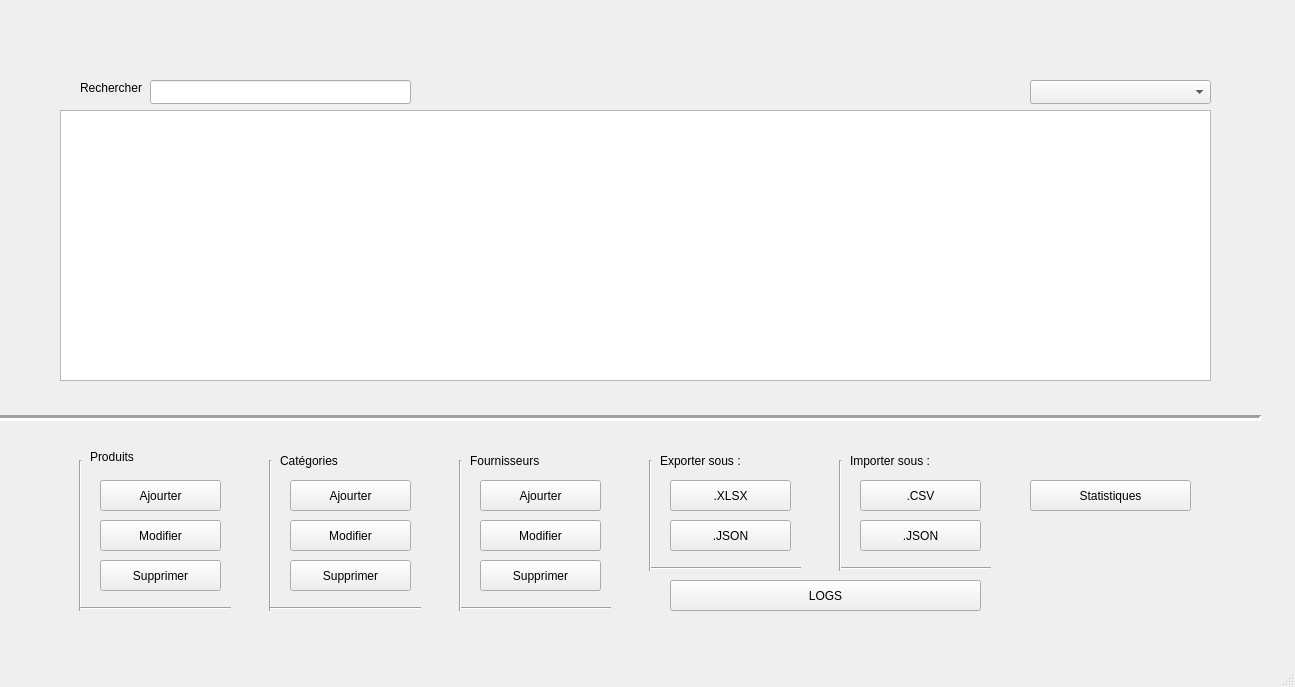
<?xml version="1.0" encoding="UTF-8"?>
<ui version="4.0">
 <class>MainWindow</class>
 <widget class="QMainWindow" name="MainWindow">
  <property name="geometry">
   <rect>
    <x>0</x>
    <y>0</y>
    <width>1295</width>
    <height>687</height>
   </rect>
  </property>
  <property name="windowTitle">
   <string>MainWindow</string>
  </property>
  <widget class="QWidget" name="centralwidget">
   <widget class="QComboBox" name="filter">
    <property name="geometry">
     <rect>
      <x>1030</x>
      <y>80</y>
      <width>181</width>
      <height>24</height>
     </rect>
    </property>
    <property name="currentText">
     <string/>
    </property>
    <property name="placeholderText">
     <string>Filtre</string>
    </property>
   </widget>
   <widget class="QPushButton" name="buttonAddCategory">
    <property name="geometry">
     <rect>
      <x>480</x>
      <y>480</y>
      <width>121</width>
      <height>31</height>
     </rect>
    </property>
    <property name="text">
     <string>Ajourter</string>
    </property>
   </widget>
   <widget class="Line" name="line_10">
    <property name="geometry">
     <rect>
      <x>260</x>
      <y>460</y>
      <width>20</width>
      <height>151</height>
     </rect>
    </property>
    <property name="orientation">
     <enum>Qt::Orientation::Vertical</enum>
    </property>
   </widget>
   <widget class="QPushButton" name="buttonAddCategory_2">
    <property name="geometry">
     <rect>
      <x>290</x>
      <y>480</y>
      <width>121</width>
      <height>31</height>
     </rect>
    </property>
    <property name="text">
     <string>Ajourter</string>
    </property>
   </widget>
   <widget class="QPushButton" name="buttonDeleteProduct">
    <property name="geometry">
     <rect>
      <x>100</x>
      <y>560</y>
      <width>121</width>
      <height>31</height>
     </rect>
    </property>
    <property name="text">
     <string>Supprimer</string>
    </property>
   </widget>
   <widget class="QPushButton" name="export_button">
    <property name="geometry">
     <rect>
      <x>670</x>
      <y>480</y>
      <width>121</width>
      <height>31</height>
     </rect>
    </property>
    <property name="text">
     <string>.XLSX</string>
    </property>
   </widget>
   <widget class="QLabel" name="label_28">
    <property name="geometry">
     <rect>
      <x>470</x>
      <y>450</y>
      <width>91</width>
      <height>21</height>
     </rect>
    </property>
    <property name="text">
     <string>Fournisseurs</string>
    </property>
   </widget>
   <widget class="QPushButton" name="import_button">
    <property name="geometry">
     <rect>
      <x>860</x>
      <y>520</y>
      <width>121</width>
      <height>31</height>
     </rect>
    </property>
    <property name="text">
     <string>.JSON</string>
    </property>
   </widget>
   <widget class="Line" name="line_15">
    <property name="geometry">
     <rect>
      <x>840</x>
      <y>560</y>
      <width>151</width>
      <height>16</height>
     </rect>
    </property>
    <property name="orientation">
     <enum>Qt::Orientation::Horizontal</enum>
    </property>
   </widget>
   <widget class="QPushButton" name="buttonDeleteCategory">
    <property name="geometry">
     <rect>
      <x>290</x>
      <y>560</y>
      <width>121</width>
      <height>31</height>
     </rect>
    </property>
    <property name="text">
     <string>Supprimer</string>
    </property>
   </widget>
   <widget class="QLabel" name="label_29">
    <property name="geometry">
     <rect>
      <x>850</x>
      <y>450</y>
      <width>91</width>
      <height>21</height>
     </rect>
    </property>
    <property name="text">
     <string>Importer sous :</string>
    </property>
   </widget>
   <widget class="QPushButton" name="export_button_2">
    <property name="geometry">
     <rect>
      <x>670</x>
      <y>520</y>
      <width>121</width>
      <height>31</height>
     </rect>
    </property>
    <property name="text">
     <string>.JSON</string>
    </property>
   </widget>
   <widget class="QPushButton" name="buttonModifCategory">
    <property name="geometry">
     <rect>
      <x>290</x>
      <y>520</y>
      <width>121</width>
      <height>31</height>
     </rect>
    </property>
    <property name="text">
     <string>Modifier</string>
    </property>
   </widget>
   <widget class="QPushButton" name="buttonModifCategory_2">
    <property name="geometry">
     <rect>
      <x>480</x>
      <y>520</y>
      <width>121</width>
      <height>31</height>
     </rect>
    </property>
    <property name="text">
     <string>Modifier</string>
    </property>
   </widget>
   <widget class="QLabel" name="label_21">
    <property name="geometry">
     <rect>
      <x>660</x>
      <y>450</y>
      <width>91</width>
      <height>21</height>
     </rect>
    </property>
    <property name="text">
     <string>Exporter sous :</string>
    </property>
   </widget>
   <widget class="Line" name="line_16">
    <property name="geometry">
     <rect>
      <x>830</x>
      <y>460</y>
      <width>20</width>
      <height>111</height>
     </rect>
    </property>
    <property name="orientation">
     <enum>Qt::Orientation::Vertical</enum>
    </property>
   </widget>
   <widget class="Line" name="line_17">
    <property name="geometry">
     <rect>
      <x>650</x>
      <y>560</y>
      <width>151</width>
      <height>16</height>
     </rect>
    </property>
    <property name="orientation">
     <enum>Qt::Orientation::Horizontal</enum>
    </property>
   </widget>
   <widget class="Line" name="line_18">
    <property name="geometry">
     <rect>
      <x>460</x>
      <y>600</y>
      <width>151</width>
      <height>16</height>
     </rect>
    </property>
    <property name="orientation">
     <enum>Qt::Orientation::Horizontal</enum>
    </property>
   </widget>
   <widget class="QLineEdit" name="searchProduct">
    <property name="geometry">
     <rect>
      <x>150</x>
      <y>80</y>
      <width>261</width>
      <height>24</height>
     </rect>
    </property>
   </widget>
   <widget class="Line" name="line_4">
    <property name="geometry">
     <rect>
      <x>70</x>
      <y>460</y>
      <width>20</width>
      <height>151</height>
     </rect>
    </property>
    <property name="orientation">
     <enum>Qt::Orientation::Vertical</enum>
    </property>
   </widget>
   <widget class="QLabel" name="label_25">
    <property name="geometry">
     <rect>
      <x>80</x>
      <y>80</y>
      <width>71</width>
      <height>16</height>
     </rect>
    </property>
    <property name="text">
     <string>Rechercher </string>
    </property>
   </widget>
   <widget class="QLabel" name="label_2">
    <property name="geometry">
     <rect>
      <x>90</x>
      <y>450</y>
      <width>71</width>
      <height>16</height>
     </rect>
    </property>
    <property name="text">
     <string>Produits</string>
    </property>
    <property name="alignment">
     <set>Qt::AlignmentFlag::AlignLeading|Qt::AlignmentFlag::AlignLeft|Qt::AlignmentFlag::AlignTop</set>
    </property>
   </widget>
   <widget class="Line" name="line_19">
    <property name="geometry">
     <rect>
      <x>640</x>
      <y>460</y>
      <width>20</width>
      <height>111</height>
     </rect>
    </property>
    <property name="orientation">
     <enum>Qt::Orientation::Vertical</enum>
    </property>
   </widget>
   <widget class="QTableWidget" name="productsTable">
    <property name="geometry">
     <rect>
      <x>60</x>
      <y>110</y>
      <width>1151</width>
      <height>271</height>
     </rect>
    </property>
    <property name="sizePolicy">
     <sizepolicy hsizetype="Preferred" vsizetype="Preferred">
      <horstretch>0</horstretch>
      <verstretch>0</verstretch>
     </sizepolicy>
    </property>
    <attribute name="horizontalHeaderCascadingSectionResizes">
     <bool>false</bool>
    </attribute>
    <attribute name="verticalHeaderCascadingSectionResizes">
     <bool>false</bool>
    </attribute>
   </widget>
   <widget class="QPushButton" name="logs">
    <property name="geometry">
     <rect>
      <x>670</x>
      <y>580</y>
      <width>311</width>
      <height>31</height>
     </rect>
    </property>
    <property name="text">
     <string>LOGS</string>
    </property>
   </widget>
   <widget class="QPushButton" name="buttonDeleteCategory_2">
    <property name="geometry">
     <rect>
      <x>480</x>
      <y>560</y>
      <width>121</width>
      <height>31</height>
     </rect>
    </property>
    <property name="text">
     <string>Supprimer</string>
    </property>
   </widget>
   <widget class="QPushButton" name="buttoModifProduct">
    <property name="geometry">
     <rect>
      <x>100</x>
      <y>520</y>
      <width>121</width>
      <height>31</height>
     </rect>
    </property>
    <property name="text">
     <string>Modifier</string>
    </property>
   </widget>
   <widget class="Line" name="line_20">
    <property name="geometry">
     <rect>
      <x>270</x>
      <y>600</y>
      <width>151</width>
      <height>16</height>
     </rect>
    </property>
    <property name="orientation">
     <enum>Qt::Orientation::Horizontal</enum>
    </property>
   </widget>
   <widget class="QPushButton" name="import_button_2">
    <property name="geometry">
     <rect>
      <x>860</x>
      <y>480</y>
      <width>121</width>
      <height>31</height>
     </rect>
    </property>
    <property name="text">
     <string>.CSV</string>
    </property>
   </widget>
   <widget class="Line" name="line_21">
    <property name="geometry">
     <rect>
      <x>450</x>
      <y>460</y>
      <width>20</width>
      <height>151</height>
     </rect>
    </property>
    <property name="orientation">
     <enum>Qt::Orientation::Vertical</enum>
    </property>
   </widget>
   <widget class="Line" name="line_5">
    <property name="geometry">
     <rect>
      <x>80</x>
      <y>600</y>
      <width>151</width>
      <height>16</height>
     </rect>
    </property>
    <property name="orientation">
     <enum>Qt::Orientation::Horizontal</enum>
    </property>
   </widget>
   <widget class="QPushButton" name="buttonAddProduct">
    <property name="geometry">
     <rect>
      <x>100</x>
      <y>480</y>
      <width>121</width>
      <height>31</height>
     </rect>
    </property>
    <property name="text">
     <string>Ajourter</string>
    </property>
   </widget>
   <widget class="Line" name="line_22">
    <property name="geometry">
     <rect>
      <x>-50</x>
      <y>410</y>
      <width>1311</width>
      <height>16</height>
     </rect>
    </property>
    <property name="lineWidth">
     <number>3</number>
    </property>
    <property name="orientation">
     <enum>Qt::Orientation::Horizontal</enum>
    </property>
   </widget>
   <widget class="QPushButton" name="stats">
    <property name="geometry">
     <rect>
      <x>1030</x>
      <y>480</y>
      <width>161</width>
      <height>31</height>
     </rect>
    </property>
    <property name="text">
     <string>Statistiques</string>
    </property>
   </widget>
   <widget class="QLabel" name="label_22">
    <property name="geometry">
     <rect>
      <x>280</x>
      <y>450</y>
      <width>91</width>
      <height>21</height>
     </rect>
    </property>
    <property name="text">
     <string>Catégories</string>
    </property>
   </widget>
  </widget>
  <widget class="QStatusBar" name="statusbar"/>
 </widget>
 <resources/>
 <connections/>
</ui>
